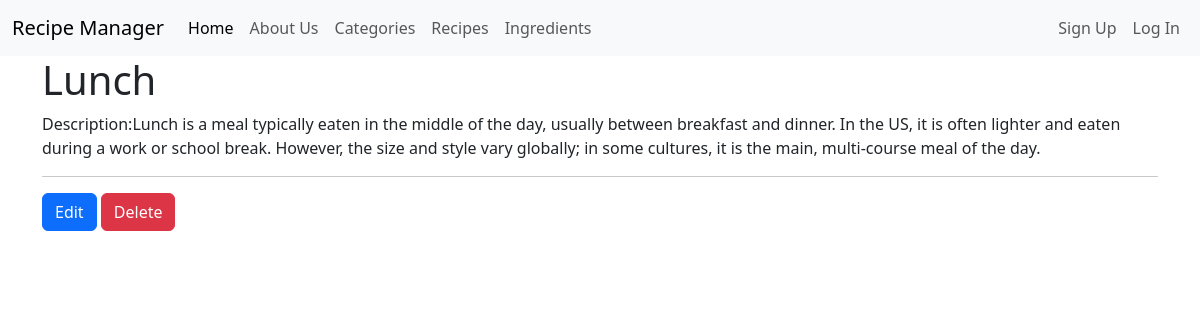
The app's page /recipes/categories/detail/4/ with its own data.
### recipes/models.py (models this page shows, shortened)
class Category(models.Model):
    name = models.CharField(max_length=100, unique=True)
    slug = models.SlugField(max_length=100, unique=True, blank=True)
    description = models.TextField(blank=True)
    class Meta:
        verbose_name = 'Category'
        verbose_name_plural = 'Categories'
        ordering = ['name']

### recipes/views.py (the view)
# urls.py: path('categories/detail/<int:pk>/', CategoryDetailView.as_view(), name='categories_detail'),
class CategoryDetailView(DetailView):
    model = Category
    template_name = 'categories/detail.html'
    context_object_name = 'category'

### templates/categories/detail.html (shortened to what this page needs)
{% extends 'base.html' %}
{% block content %}
    <h1>{{category.name}}</h1>
    <p>Description:{{category.description}}
    <hr>
    <a href="{% url 'categories_edit' category.id %}" class="btn btn-primary">Edit</a>
    <a href="{% url 'categories_delete' category.id %}" class="btn btn-danger">Delete</a>
{% endblock content %}

### records on screen
Category: name "Lunch", description "Lunch is a meal typically eaten in the middle of the day, usually between breakfast and dinner. In the US, it is often lighter and eaten during a work or school break. However, the size and style vary globally; in some cultures, it is the main, multi-course meal of the day."
